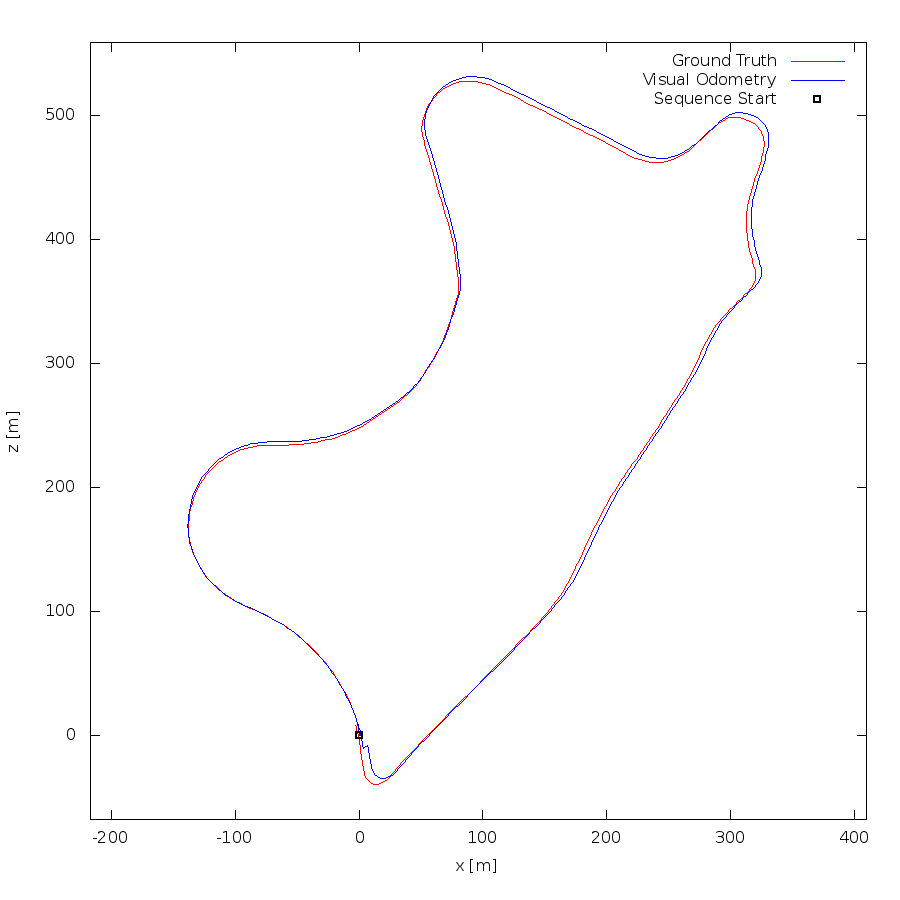

This figure's gnuplot source:
set term postscript eps enhanced color
set output "09.eps"
set size ratio -1
set xrange [-217:410]
set yrange [-68:559]
set xlabel "x [m]"
set ylabel "z [m]"
plot "09.txt" using 1:2 lc rgb "#FF0000" title 'Ground Truth' w lines,"09.txt" using 3:4 lc rgb "#0000FF" title 'Visual Odometry' w lines,"< head -1 09.txt" using 1:2 lc rgb "#000000" pt 4 ps 1 lw 2 title 'Sequence Start' w points
